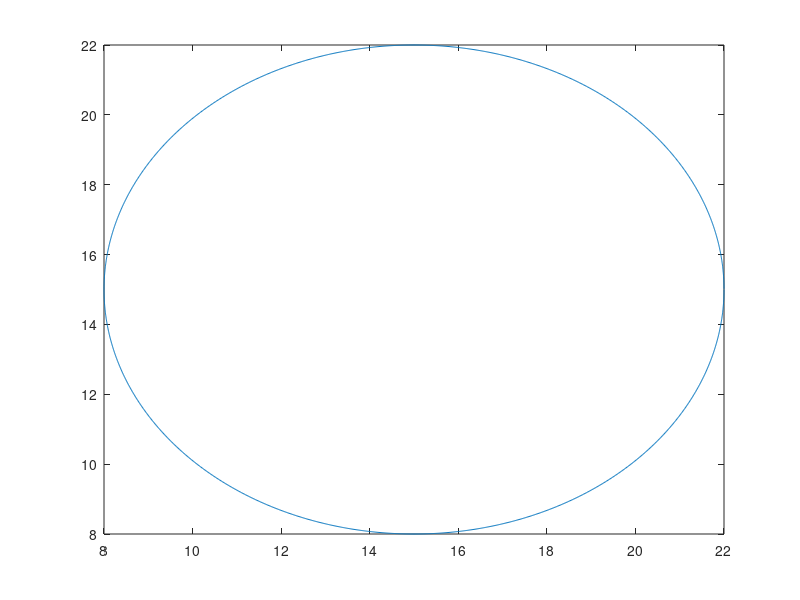
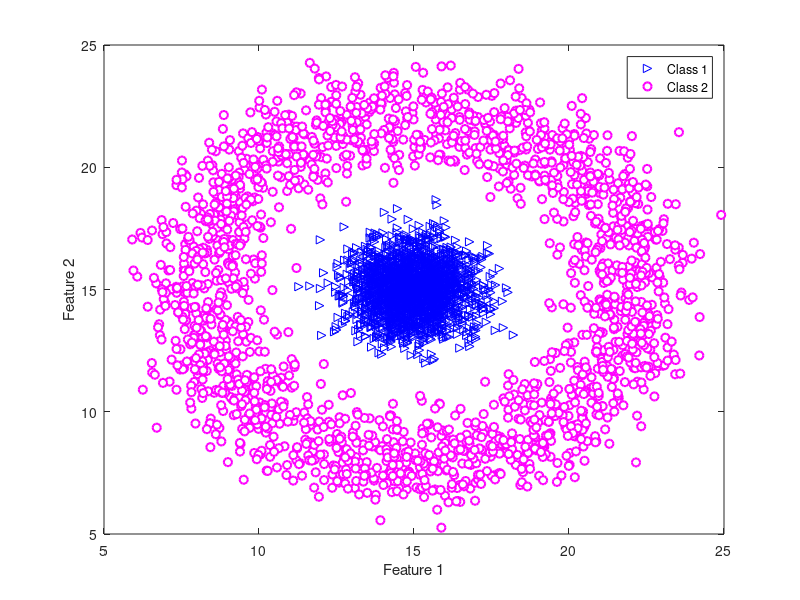
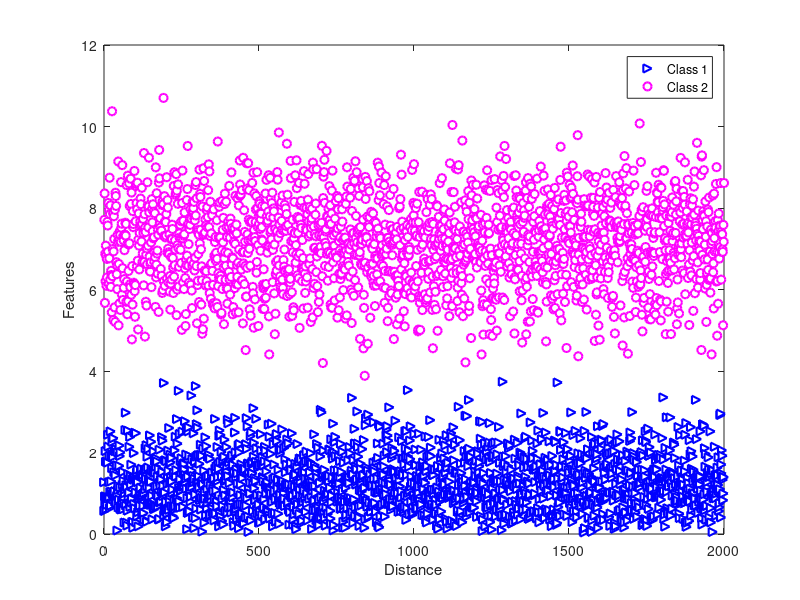

Reproduce these figures in MATLAB, in order. (Note: this script raises an error after producing the figures.)
clc
clear
close all

%%

N = 2000;
x = 15+randn(N,2);

h= 15;
k=15;
r=7;
t=(1:N)*2*pi/N;
t= t(:);
plot( r*cos(t)+h, r*sin(t)+k);

figure;
y = [r*cos(t)+h+1*randn(N,1),r*sin(t)+k+1*randn(N,1)];
plot(x(:,1),x(:,2),'b>',y(:,1),y(:,2),'mo','LineWidth',1.5,'MarkerFaceColor','w');
xlabel('Feature 1');
ylabel('Feature 2');
legend('Class 1','Class 2');

Z1(1:2:2*N-1,:) = x;
Z1(2:2:2*N,:) = y;
TestTarg1(1:2:2*N-1) = 1;
TestTarg1(2:2:2*N) = -1;
 
toroiddata = [Z1 TestTarg1(:)];
trainingdata = toroiddata;
vx = var(x);
vy = var(y);


figure;
lx = sqrt(sum((abs(x-ones(size(x,1),1)*(mean(Z1)))').^2));
ly = sqrt(sum((abs(y-ones(size(y,1),1)*(mean(Z1)))').^2));
plot(lx,'b>','LineWidth',1.5,'MarkerFaceColor','w');
hold on;
plot(ly,'mo','LineWidth',1.5,'MarkerFaceColor','w');
xlabel('Distance');
ylabel('Features');
legend('Class 1','Class 2');

T = TestTarg1;
PhiZ = sqrt(sum(abs((Z1-ones(size(Z1,1),1)*(mean(Z1)))').^2));
Xmat = [ones(size(Z1,1),1) PhiZ(:)];

W_ls  = regress(T(:),Xmat);
Y_x = Xmat*W_ls;
thr = -W_ls(1)/W_ls(2)

pred_labels = ones(size(T));
pred_labels(logsig(Y_x) < 0.5) = 2;
T(T == -1) = 2;

figure;
plot(lx,'b>','LineWidth',1.5,'MarkerSize',10,'MarkerFaceColor','w');
hold on;
plot(ly,'mo','LineWidth',1.5,'MarkerSize',10,'MarkerFaceColor','w');
plot(PhiZ(pred_labels == 1),'k+','LineWidth',1.5,'MarkerFaceColor','w');
plot(PhiZ(pred_labels == 2),'y*','LineWidth',1.5,'MarkerFaceColor','w');
plot(thr*ones(N),'r','LineWidth',2);
hold off;


ConfMat = ConfusionMatrix2(pred_labels,T,2);
disp(ConfMat);
acc = sum(diag(ConfMat))/sum(sum(ConfMat));
disp(acc);

mu = mean(Z1);
z1vec = (mu(1)-thr):0.01:(mu(1)+thr);
ix = 1;
for zx = 1:length(z1vec)
    z1 = z1vec(zx);
    z2 = mu(2)+sqrt(thr.^2 - abs(z1-mu(1)).^2);
    model(ix,:) = [z1,z2];
    ix = ix + 1;
    z2 = mu(2)-sqrt(thr.^2 - abs(z1-mu(1)).^2);
    model(ix,:) = [z1,z2];
    ix = ix+1;
end
figure;
plot(x(:,1),x(:,2),'b>',y(:,1),y(:,2),'mo','LineWidth',1.5,'MarkerFaceColor','w');
xlabel('Feature 1');
ylabel('Feature 2');
legend('Class 1','Class 2');
 
hold on;
plot(model(:,1),model(:,2),'g.','LineWidth',2);
